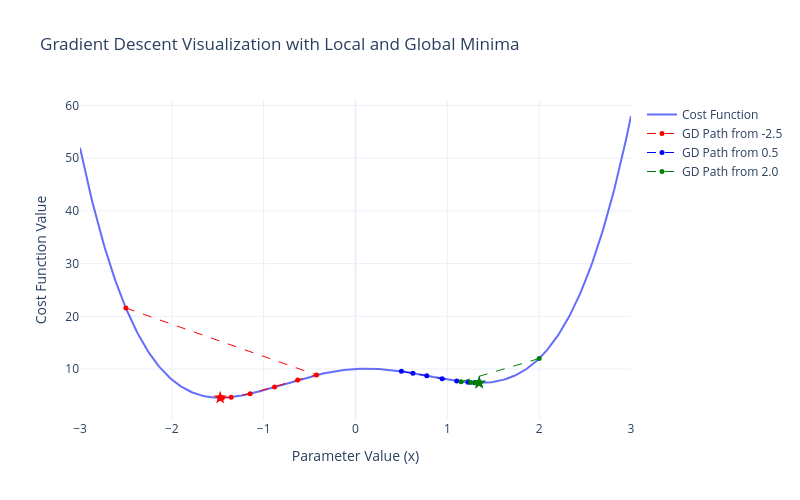

The notebook cell this image was saved under:
### Markdown cell above
## 10. Local Minima vs Global Minima and Visual Representation of Gradient Descent Concept

### Local Minima vs Global Minima

In the context of optimization, particularly in training machine learning models, we are often trying to find the set of model parameters that minimizes a cost function (or loss function).

*   **Global Minimum:** This is the point in the parameter space where the cost function has the absolute lowest value across the entire domain. It represents the optimal set of parameters for the model.
*   **Local Minimum:** This is a point where the cost function is lower than at any nearby point, but not necessarily the lowest value across the entire domain. A model trained using an optimization algorithm might get "stuck" in a local minimum if the algorithm doesn't have mechanisms to explore further.

For convex cost functions (e.g., Mean Squared Error for Linear Regression), there is only one minimum, which is always the global minimum. However, for complex non-linear models (e.g., Neural Networks) or complex cost surfaces, there can be multiple local minima.

### Visual Representation of Gradient Descent Concept

**Gradient Descent** is an iterative optimization algorithm used to find the minimum of a function. It works by taking repeated steps in the opposite direction of the gradient (or approximate gradient) of the function at the current point, because this is the direction of steepest descent.

Let's visualize this concept with a simple 1D function.

### Code cell
# Visual Representation of Gradient Descent

def cost_function(x):
    # A simple non-convex function to illustrate local and global minima
    return x**4 - 4*x**2 + x + 10

def gradient(x):
    # Derivative of the cost function
    return 4*x**3 - 8*x + 1

# Generate points for the cost function
x_values = np.linspace(-3, 3, 400)
y_values = cost_function(x_values)

# Plot the cost function
fig_cost = go.Figure()
fig_cost.add_trace(go.Scatter(x=x_values, y=y_values, mode='lines', name='Cost Function'))

# Simulate Gradient Descent steps
learning_rate = 0.05
n_iterations = 20
initial_points = [-2.5, 0.5, 2.0] # Different starting points

colors = ['red', 'blue', 'green']
minima_found = {}

for i, start_x in enumerate(initial_points):
    current_x = start_x
    path_x = [current_x]
    path_y = [cost_function(current_x)]

    for _ in range(n_iterations):
        grad = gradient(current_x)
        current_x = current_x - learning_rate * grad
        path_x.append(current_x)
        path_y.append(cost_function(current_x))
    
    minima_found[f'Path {i+1}'] = (path_x[-1], cost_function(path_x[-1]))
    
    fig_cost.add_trace(go.Scatter(x=path_x, y=path_y, mode='markers+lines',
                                 marker=dict(size=5, color=colors[i]),
                                 line=dict(width=1, color=colors[i], dash='dash'),
                                 name=f'GD Path from {start_x}'))
    fig_cost.add_trace(go.Scatter(x=[path_x[-1]], y=[path_y[-1]], mode='markers',
                                 marker=dict(size=10, color=colors[i], symbol='star'),
                                 name=f'Final Point Path {i+1}', showlegend=False))

fig_cost.update_layout(title="Gradient Descent Visualization with Local and Global Minima",
                       xaxis_title="Parameter Value (x)",
                       yaxis_title="Cost Function Value",
                       height=500, width=800,
                       template="plotly_white")
fig_cost.show()

print("\nMinima found by Gradient Descent from different starting points:")
for path, min_val in minima_found.items():
    print(f"{path}: x = {min_val[0]:.2f}, Cost = {min_val[1]:.2f}")

### Figure 1 — Plotly figure (JSON) as saved in the notebook; plotly's stock layout.template omitted (floating-point values rounded to 4 significant figures; data arrays with more than 128 entries replaced by an {"elided": "..."} marker saying what was removed)
{"data": [{"mode": "lines", "name": "Cost Function", "type": "scatter", "x": {"elided": "400 float values"}, "y": {"elided": "400 float values"}}, {"line": {"color": "red", "dash": "dash", "width": 1}, "marker": {"color": "red", "size": 5}, "mode": "markers+lines", "name": "GD Path from -2.5", "type": "scatter", "x": [-2.5, -0.425, -0.6296, -0.8816, -1.147, -1.354, -1.449, -1.47, -1.473, -1.473, -1.473, -1.473, -1.473, -1.473, -1.473, -1.473, -1.473, -1.473, -1.473, -1.473, -1.473], "y": [21.56, 8.885, 7.942, 6.614, 5.321, 4.674, 4.561, 4.556, 4.556, 4.556, 4.556, 4.556, 4.556, 4.556, 4.556, 4.556, 4.556, 4.556, 4.556, 4.556, 4.556]}, {"marker": {"color": "red", "size": 10, "symbol": "star"}, "mode": "markers", "name": "Final Point Path 1", "showlegend": false, "type": "scatter", "x": [-1.473], "y": [4.556]}, {"line": {"color": "blue", "dash": "dash", "width": 1}, "marker": {"color": "blue", "size": 5}, "mode": "markers+lines", "name": "GD Path from 0.5", "type": "scatter", "x": [0.5, 0.625, 0.7762, 0.9431, 1.103, 1.226, 1.298, 1.33, 1.341, 1.345, 1.346, 1.347, 1.347, 1.347, 1.347, 1.347, 1.347, 1.347, 1.347, 1.347, 1.347], "y": [9.562, 9.215, 8.729, 8.176, 7.718, 7.474, 7.398, 7.383, 7.382, 7.381, 7.381, 7.381, 7.381, 7.381, 7.381, 7.381, 7.381, 7.381, 7.381, 7.381, 7.381]}, {"marker": {"color": "blue", "size": 10, "symbol": "star"}, "mode": "markers", "name": "Final Point Path 2", "showlegend": false, "type": "scatter", "x": [1.347], "y": [7.381]}, {"line": {"color": "green", "dash": "dash", "width": 1}, "marker": {"color": "green", "size": 5}, "mode": "markers+lines", "name": "GD Path from 2.0", "type": "scatter", "x": [2, 1.15, 1.256, 1.312, 1.335, 1.343, 1.346, 1.347, 1.347, 1.347, 1.347, 1.347, 1.347, 1.347, 1.347, 1.347, 1.347, 1.347, 1.347, 1.347, 1.347], "y": [12, 7.609, 7.435, 7.39, 7.382, 7.382, 7.381, 7.381, 7.381, 7.381, 7.381, 7.381, 7.381, 7.381, 7.381, 7.381, 7.381, 7.381, 7.381, 7.381, 7.381]}, {"marker": {"color": "green", "size": 10, "symbol": "star"}, "mode": "markers", "name": "Final Point Path 3", "showlegend": false, "type": "scatter", "x": [1.347], "y": [7.381]}], "layout": {"height": 500, "title": {"text": "Gradient Descent Visualization with Local and Global Minima"}, "width": 800, "xaxis": {"title": {"text": "Parameter Value (x)"}}, "yaxis": {"title": {"text": "Cost Function Value"}}}}
